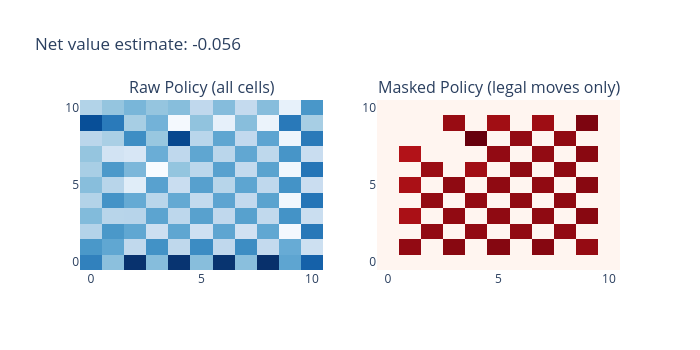

The cell this chart's notebook holds for it:
### Code cell
game = Bridgit(board_config)
game.make_move(schema.Move(row=1, col=1))
game.make_move(schema.Move(row=2, col=2))
game.make_move(schema.Move(row=3, col=3))
g = board_config.grid_size

# Get raw net prediction
policy, value = mcts._predict(game)

# Mask to only legal crossings
mask = game.to_mask()
masked_policy = policy * mask
masked_policy /= masked_policy.sum()

fig = make_subplots(rows=1, cols=2, subplot_titles=["Raw Policy (all cells)", "Masked Policy (legal moves only)"])

fig.add_trace(go.Heatmap(z=np.flipud(policy), colorscale="Blues", showscale=False), row=1, col=1)
fig.add_trace(go.Heatmap(z=np.flipud(masked_policy), colorscale="Reds", showscale=False), row=1, col=2)

fig.update_layout(width=700, height=350, title=f"Net value estimate: {value:.3f}")
fig.show()
